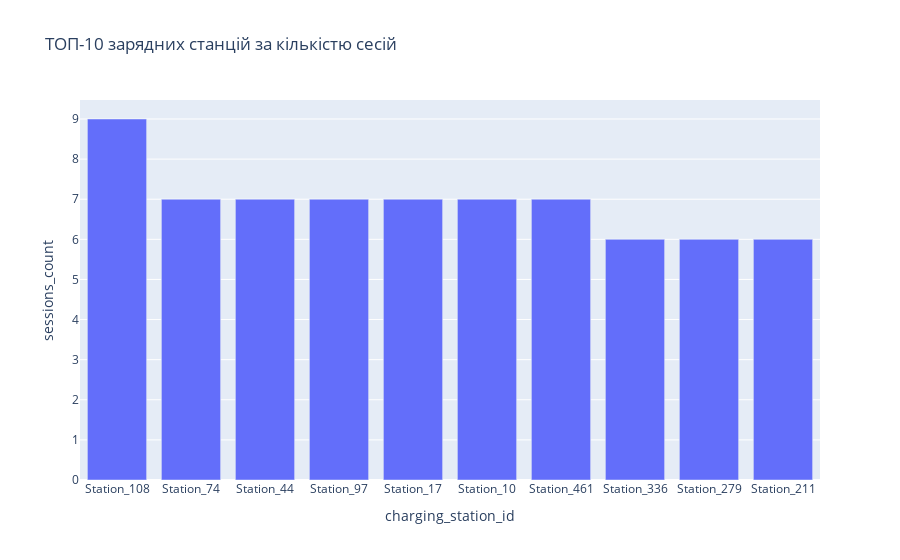
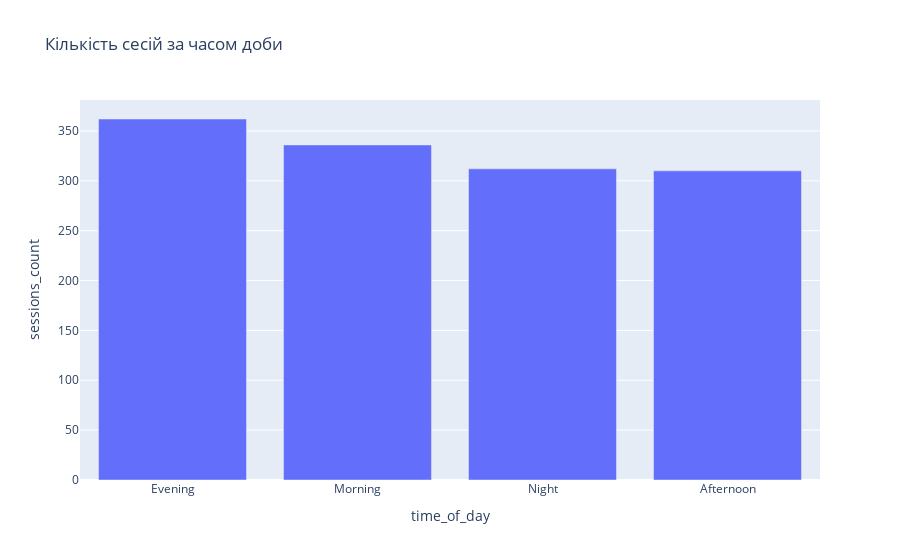
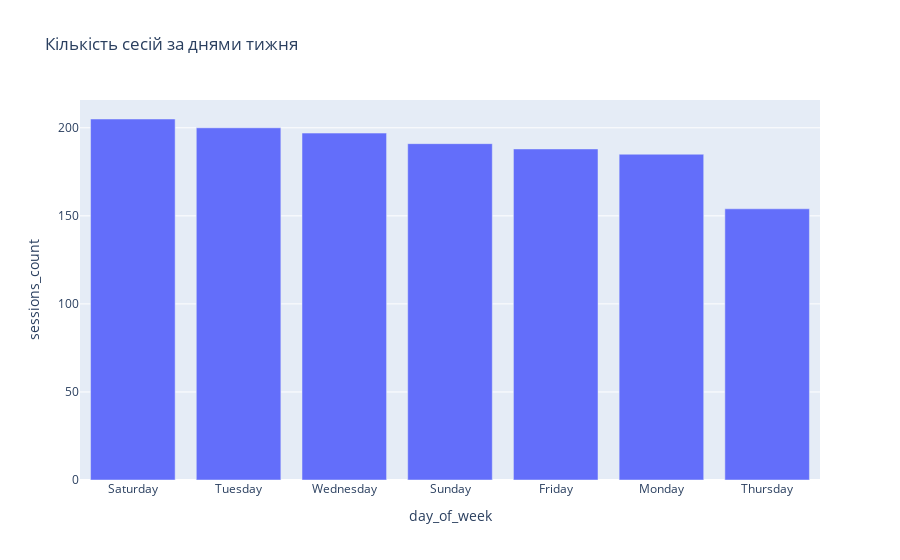
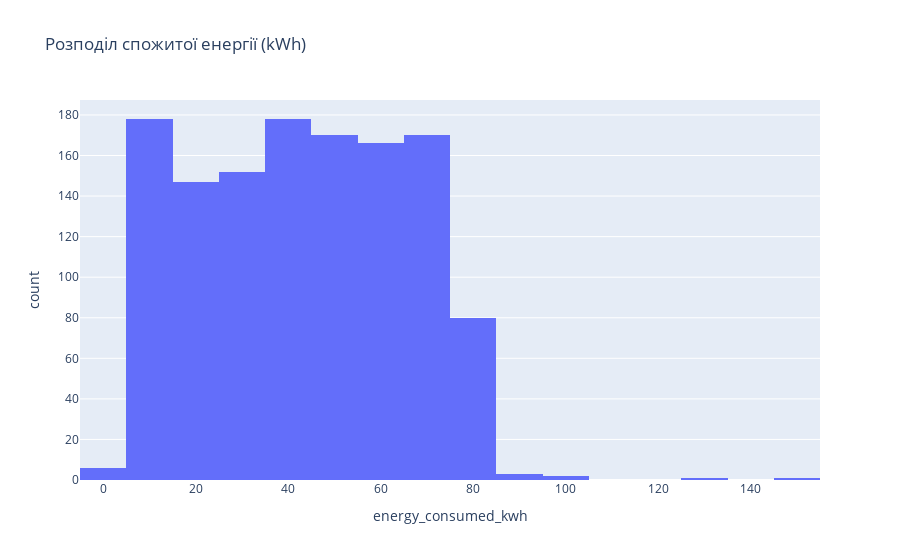

Write notebook code for charts like these, in order.
### Code cell
# 1. Імпорт бібліотек
import sqlite3
import pandas as pd
import plotly.express as px
import plotly.graph_objects as go

# 2. Підключення до бази
conn = sqlite3.connect("C:/Databases/charge_database.sqlite")

# 3. Завантажуємо дані з ChargingSessions
df = pd.read_sql("SELECT * FROM ChargingSessions;", conn)

# Перевіримо структуру
print(df.head())
print("Розмір датасету:", df.shape)

# -------------------------------------------------
# 4. ТОП зарядних станцій
top_stations = df['charging_station_id'].value_counts().reset_index()
top_stations.columns = ['charging_station_id', 'sessions_count']

fig1 = px.bar(top_stations.head(10),
              x='charging_station_id',
              y='sessions_count',
              title="ТОП-10 зарядних станцій за кількістю сесій")
fig1.show()

# -------------------------------------------------
# 5. Розподіл сесій за часом доби
sessions_by_time = df['time_of_day'].value_counts().reset_index()
sessions_by_time.columns = ['time_of_day', 'sessions_count']

fig2 = px.bar(sessions_by_time,
              x='time_of_day',
              y='sessions_count',
              title="Кількість сесій за часом доби")
fig2.show()

# -------------------------------------------------
# 6. Розподіл сесій за днями тижня
sessions_by_day = df['day_of_week'].value_counts().reset_index()
sessions_by_day.columns = ['day_of_week', 'sessions_count']

fig3 = px.bar(sessions_by_day,
              x='day_of_week',
              y='sessions_count',
              title="Кількість сесій за днями тижня")
fig3.show()

# -------------------------------------------------
# 7. Енергоспоживання (гістограма)
fig4 = px.histogram(df,
                    x='energy_consumed_kwh',
                    nbins=30,
                    title="Розподіл спожитої енергії (kWh)")
fig4.show()

# -------------------------------------------------
# 8. Вартість зарядки за типом зарядки
avg_cost_by_type = df.groupby("charger_type")['charging_cost_usd'].mean().reset_index()

fig5 = px.bar(avg_cost_by_type,
              x='charger_type',
              y='charging_cost_usd',
              title="Середня вартість зарядки за типом зарядки (USD)")
fig5.show()

# -------------------------------------------------
# 9. Розподіл тривалості зарядки
fig6 = px.box(df,
              y='charging_duration_hours',
              title="Розподіл тривалості сесій (години)")
fig6.show()

# -------------------------------------------------
# 10. Залежність між спожитою енергією та вартістю
fig7 = px.scatter(df,
                  x='energy_consumed_kwh',
                  y='charging_cost_usd',
                  color='charger_type',
                  title="Залежність вартості від спожитої енергії")
fig7.show()

# -------------------------------------------------
# 11. Використання авто (якщо є vehicle_model)
if 'vehicle_model' in df.columns:
    sessions_by_model = df['vehicle_model'].value_counts().reset_index()
    sessions_by_model.columns = ['vehicle_model', 'sessions_count']

    fig8 = px.bar(sessions_by_model.head(10),
                  x='vehicle_model',
                  y='sessions_count',
                  title="ТОП-10 моделей авто за кількістю сесій")
    fig8.show()

# -------------------------------------------------
# 12. Закриваємо з’єднання
conn.close()

### Figure 1 — Plotly figure (JSON) as saved in the notebook; plotly's stock layout.template omitted (floating-point values rounded to 4 significant figures)
{"data": [{"hovertemplate": "charging_station_id=%{x}<br>sessions_count=%{y}<extra></extra>", "legendgroup": "", "marker": {"color": "#636efa", "pattern": {"shape": ""}}, "name": "", "orientation": "v", "showlegend": false, "textposition": "auto", "type": "bar", "x": ["Station_108", "Station_74", "Station_44", "Station_97", "Station_17", "Station_10", "Station_461", "Station_336", "Station_279", "Station_211"], "xaxis": "x", "y": [9, 7, 7, 7, 7, 7, 7, 6, 6, 6], "yaxis": "y"}], "layout": {"barmode": "relative", "legend": {"tracegroupgap": 0}, "title": {"text": "ТОП-10 зарядних станцій за кількістю сесій"}, "xaxis": {"anchor": "y", "domain": [0, 1], "title": {"text": "charging_station_id"}}, "yaxis": {"anchor": "x", "domain": [0, 1], "title": {"text": "sessions_count"}}}}

### Figure 2 — Plotly figure (JSON) as saved in the notebook; plotly's stock layout.template omitted (floating-point values rounded to 4 significant figures)
{"data": [{"hovertemplate": "time_of_day=%{x}<br>sessions_count=%{y}<extra></extra>", "legendgroup": "", "marker": {"color": "#636efa", "pattern": {"shape": ""}}, "name": "", "orientation": "v", "showlegend": false, "textposition": "auto", "type": "bar", "x": ["Evening", "Morning", "Night", "Afternoon"], "xaxis": "x", "y": [362, 336, 312, 310], "yaxis": "y"}], "layout": {"barmode": "relative", "legend": {"tracegroupgap": 0}, "title": {"text": "Кількість сесій за часом доби"}, "xaxis": {"anchor": "y", "domain": [0, 1], "title": {"text": "time_of_day"}}, "yaxis": {"anchor": "x", "domain": [0, 1], "title": {"text": "sessions_count"}}}}

### Figure 3 — Plotly figure (JSON) as saved in the notebook; plotly's stock layout.template omitted (floating-point values rounded to 4 significant figures)
{"data": [{"hovertemplate": "day_of_week=%{x}<br>sessions_count=%{y}<extra></extra>", "legendgroup": "", "marker": {"color": "#636efa", "pattern": {"shape": ""}}, "name": "", "orientation": "v", "showlegend": false, "textposition": "auto", "type": "bar", "x": ["Saturday", "Tuesday", "Wednesday", "Sunday", "Friday", "Monday", "Thursday"], "xaxis": "x", "y": [205, 200, 197, 191, 188, 185, 154], "yaxis": "y"}], "layout": {"barmode": "relative", "legend": {"tracegroupgap": 0}, "title": {"text": "Кількість сесій за днями тижня"}, "xaxis": {"anchor": "y", "domain": [0, 1], "title": {"text": "day_of_week"}}, "yaxis": {"anchor": "x", "domain": [0, 1], "title": {"text": "sessions_count"}}}}

### Figure 4 — Plotly figure (JSON) as saved in the notebook; plotly's stock layout.template omitted (floating-point values rounded to 4 significant figures; data arrays with more than 128 entries replaced by an {"elided": "..."} marker saying what was removed)
{"data": [{"bingroup": "x", "hovertemplate": "energy_consumed_kwh=%{x}<br>count=%{y}<extra></extra>", "legendgroup": "", "marker": {"color": "#636efa", "pattern": {"shape": ""}}, "name": "", "nbinsx": 30, "orientation": "v", "showlegend": false, "type": "histogram", "x": {"elided": "1320 mixed values"}, "xaxis": "x", "yaxis": "y"}], "layout": {"barmode": "relative", "legend": {"tracegroupgap": 0}, "title": {"text": "Розподіл спожитої енергії (kWh)"}, "xaxis": {"anchor": "y", "domain": [0, 1], "title": {"text": "energy_consumed_kwh"}}, "yaxis": {"anchor": "x", "domain": [0, 1], "title": {"text": "count"}}}}
